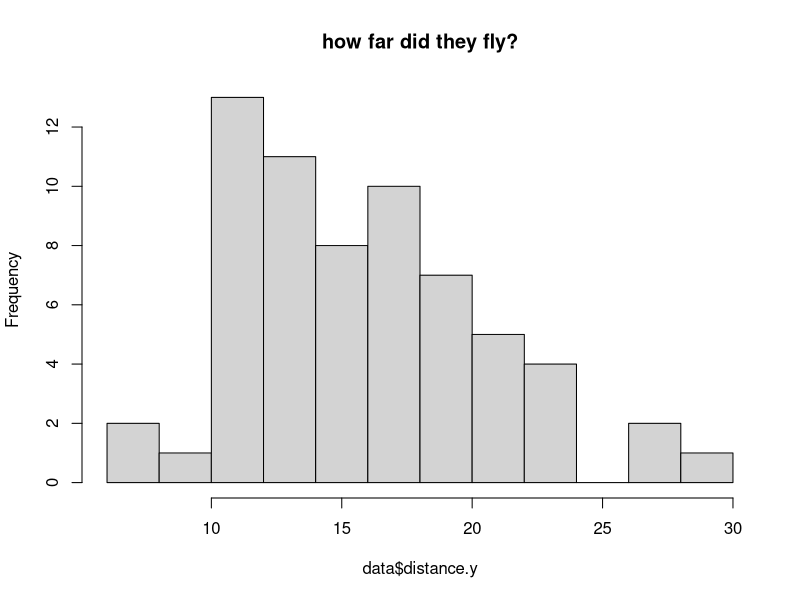
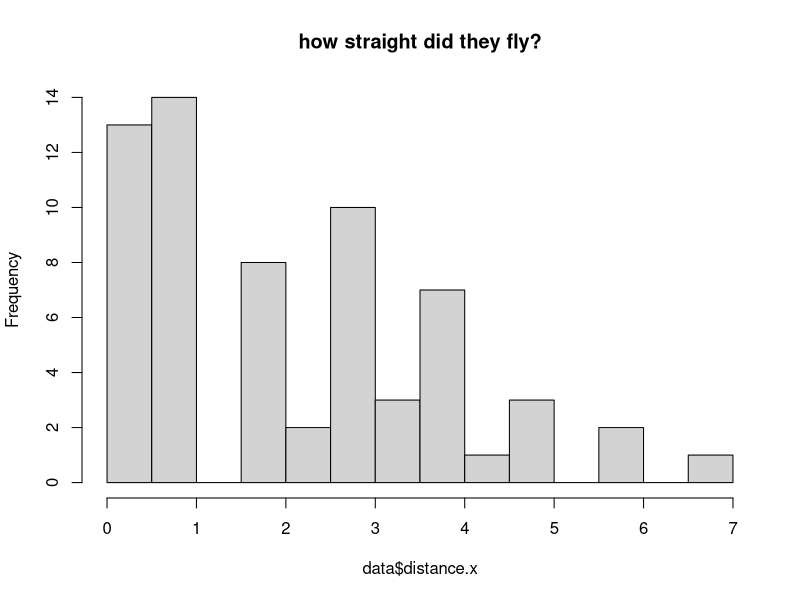
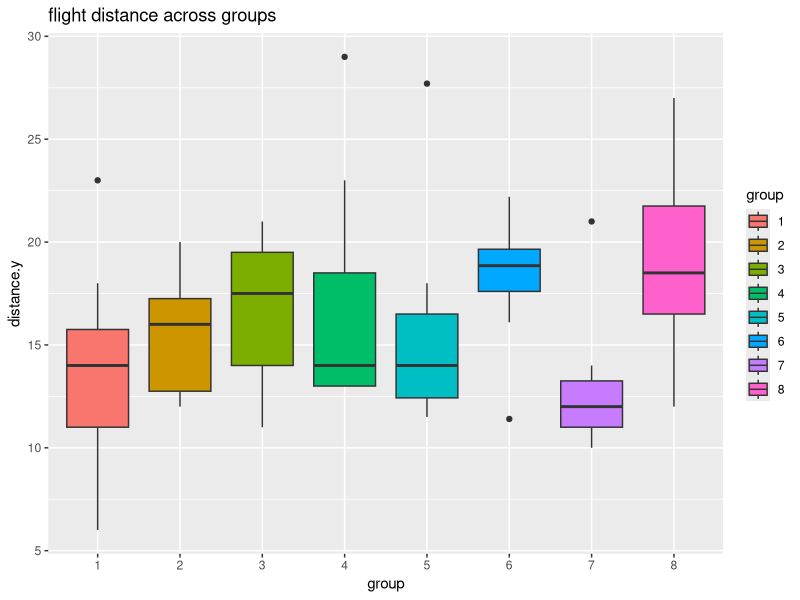
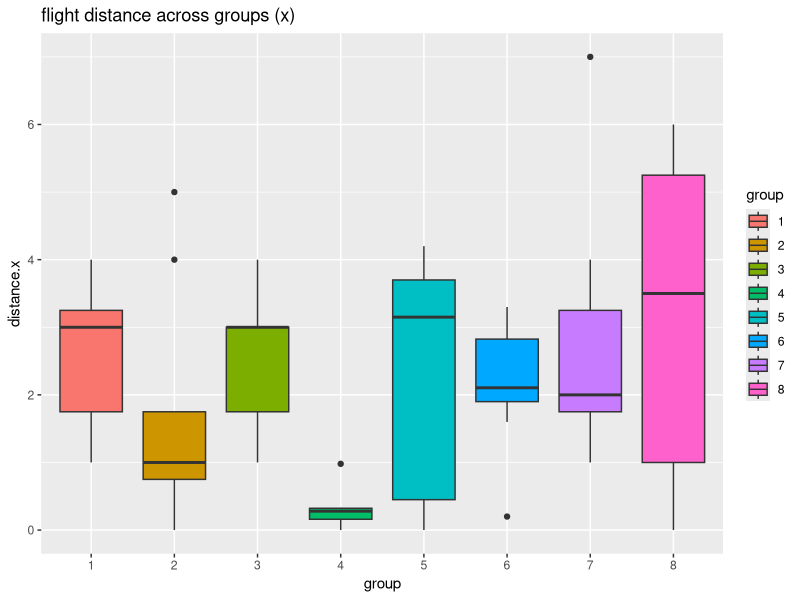
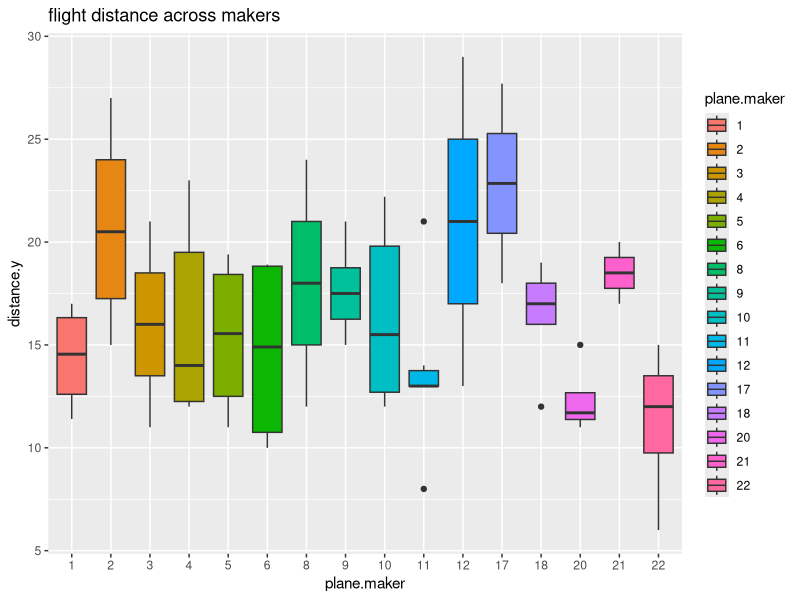

These figures' R source, in order:
library(lme4)
library(ggplot2)
library(dplyr)
data<-read.csv('lecture12/math420_inclass_exercise.csv')

## some basic data cleaning:
data$plane.type <- as.factor(toupper(data$plane.type))
data$group <- as.factor(data$group)
data$plane.maker <- as.factor(data$plane.maker)
data$flight.tester <- as.factor(data$flight.tester)
data$trial <- as.factor(data$trial)


## Let's look at some EDA

hist(data$distance.y, breaks = 10, main = 'how far did they fly?')
hist(data$distance.x, breaks = 10,  main = 'how straight did they fly?')

## do they look different based on the group?

ggplot(data)+geom_boxplot(aes(x=group,y=distance.y, fill= group))+ggtitle('flight distance across groups')
ggplot(data)+geom_boxplot(aes(x=group,y=distance.x, fill= group))+ggtitle('flight distance across groups (x)')

## are there maker bias?
ggplot(data)+geom_boxplot(aes(x=plane.maker,y=distance.y, fill= plane.maker))+
  ggtitle('flight distance across makers')
## run the model with only flight tester (nested) as the random effect, and plane type as fixed effect 

mod1 <- lmer(distance.y~1+plane.type+(1|group:flight.tester) , 
             data = data )
summary(mod1)

## run the model with plane maker as a blocking effect 
mod2 <- lmer(distance.y~1+plane.type+(1|group)+
               (1|group:flight.tester)+
               (1|group:flight.tester:trial) , 
             data = data )
summary(mod2)



mod2b <- lmer(distance.x~1+plane.type+(1|group)+
               (1|group:flight.tester)+
               (1|group:flight.tester:trial) , 
             data = data )
summary(mod2b)


mod3 <- lmer(distance.y~1+plane.type+(1|plane.maker)+(1|group), 
             data = data )
summary(mod3)

mod4 <- lmer(distance.y~1+plane.type+(1|group)+(1|group:flight.tester), 
             data = data )